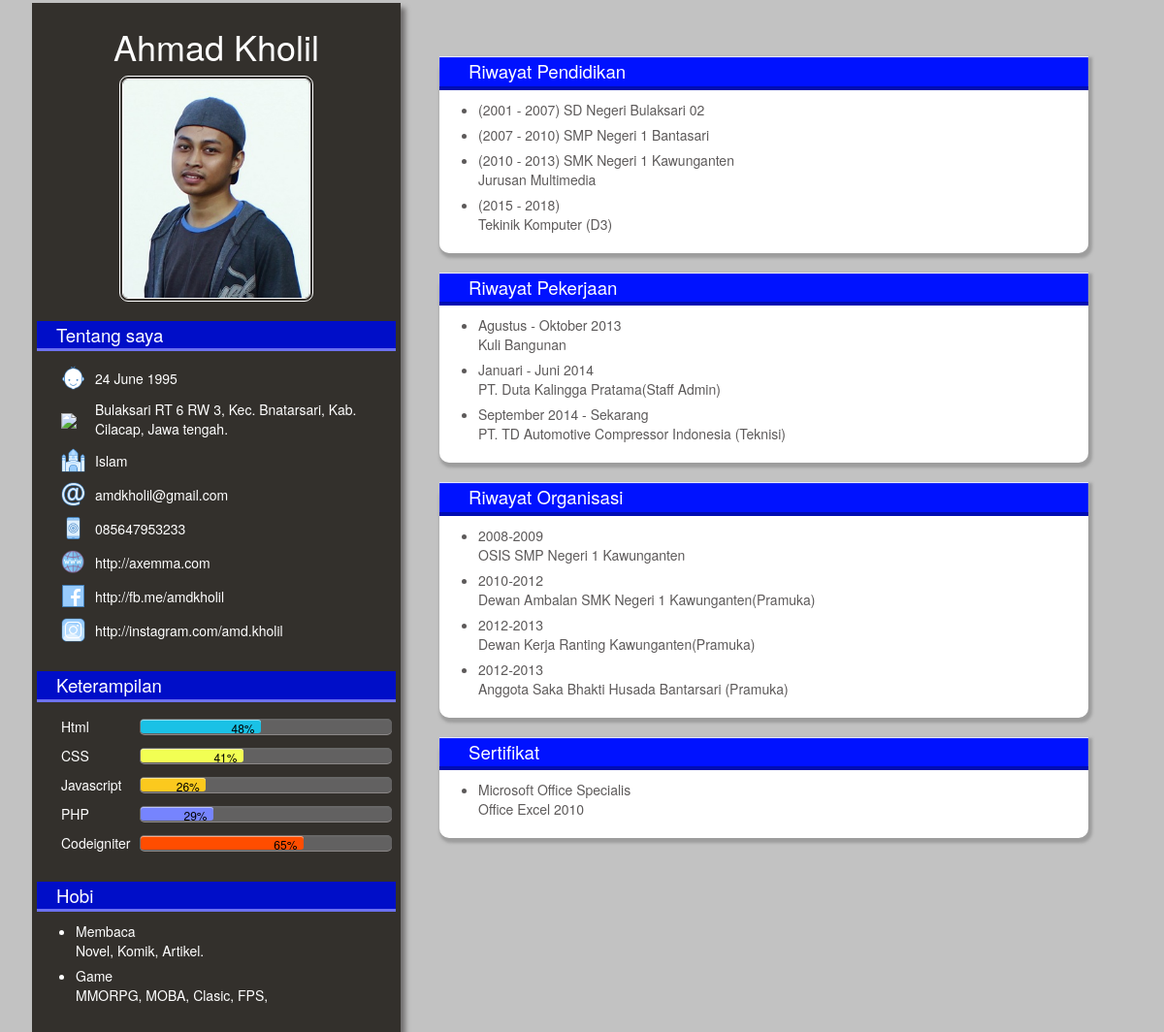
The page / on the database its author committed.
### tables this page shows
CREATE TABLE `profil` (
  `id` int(11) NOT NULL,
  `nama_lengkap` varchar(32) NOT NULL,
  `ttl` date NOT NULL,
  `alamat` varchar(100) NOT NULL,
  `agama` varchar(16) NOT NULL,
  `email` varchar(32) NOT NULL,
  `hp` varchar(15) NOT NULL,
  `website` varchar(32) NOT NULL,
  `facebook` varchar(32) NOT NULL,
  `instagram` varchar(32) NOT NULL,
  `password` varchar(30) NOT NULL
);

CREATE TABLE `skill` (
  `id_skill` int(11) NOT NULL,
  `nama_skill` varchar(100) NOT NULL,
  `level` varchar(3) NOT NULL,
  `warna` varchar(12) NOT NULL
);

CREATE TABLE `hobi` (
  `id_hobi` int(11) NOT NULL,
  `hobi` varchar(100) NOT NULL,
  `deskripsi` text NOT NULL
);

CREATE TABLE `riwayat_sekolah` (
  `id_sekolah` int(11) NOT NULL,
  `sekolah` varchar(100) NOT NULL,
  `deskripsi` text NOT NULL
);

CREATE TABLE `riwayat_kerja` (
  `id_kerjaan` int(11) NOT NULL,
  `kerjaan` varchar(100) NOT NULL,
  `deskripsi` text NOT NULL
);

CREATE TABLE `organisasi` (
  `id_organisasi` int(11) NOT NULL,
  `organisasi` varchar(100) NOT NULL,
  `deskripsi` text NOT NULL
);

CREATE TABLE `sertifikat` (
  `id_sertifikat` int(11) NOT NULL,
  `sertifikat` varchar(1000) NOT NULL,
  `deskripsi` text NOT NULL
);

### application/controllers/Home.php (called while the page is built, shortened)
<?php
class Home extends CI_Controller{
	public function __construct(){
		$this->load->model('home_model');
	}
	public function index(){
		$tampil['profil']=$this->home_model->tampil_profil();
		$tampil['skill']=$this->home_model->tampil_skill();
		$tampil['hobi']=$this->home_model->tampil_hobi();
		$tampil['sekolah']=$this->home_model->tampil_sekolah();
		$tampil['kerja']=$this->home_model->tampil_kerja();
		$tampil['organisasi']=$this->home_model->tampil_organisasi();
		$tampil['sertifikat']=$this->home_model->tampil_sertifikat();
		$this->load->view('view_home',$tampil);
	}
}

### index.php (called while the page is built, shortened)
<?php
require_once BASEPATH.'core/CodeIgniter.php';

### application/models/Home_model.php (called while the page is built)
<?php
class Home_model extends CI_Model{
	public function tampil_profil(){
		return $this->db->get('profil');
	}
	public function tampil_skill(){
		return $this->db->get('skill');
	}
	public function tampil_hobi(){
		return $this->db->get('hobi');
	}
	public function tampil_sekolah(){
		return $this->db->get('riwayat_sekolah');
	}
	public function tampil_kerja(){
		return $this->db->get('riwayat_kerja');
	}
	public function tampil_organisasi(){
		return $this->db->get('organisasi');
	}
	public function tampil_sertifikat(){
		return $this->db->get('sertifikat');
	}
}

### application/views/view_home.php (the view, shortened to what this page needs)
<!DOCTYPE html>
<html>
<head>
</head>
<link rel="stylesheet" type="text/css" href="<?= base_url() ?>assets/css/bootstrap.min.css">
<link rel="stylesheet" type="text/css" href="<?= base_url() ?>assets/css/home-default.css">
<body>
	<aside>
		<h1>Ahmad Kholil</h1>
		<div id="profil_img">
			<img src="<?= base_url() ?>assets/pic/profil.jpg" alt="my Picture">
		</div>
		<?php
		if($profil->num_rows() > 0 )
		$profil=$profil->row(); ?>
		<div class="title">
			<h2>Tentang saya</h2>
			<table>
				<tr>
					<td><img src="<?= base_url() ?>assets/pic/icon-default/baby.png"></td>
					<td><?= date_format(date_create($profil->ttl),'d F Y'); ?></td>
				</tr>
				<tr>
					<td><img src="<?= base_url() ?>assets/pic/icon-default/location.png"></td>
					<td><?= $profil->alamat; ?></td>
				</tr>
				<tr>
					<td><img src="<?= base_url() ?>assets/pic/icon-default/religion.png"></td>
					<td><?= $profil->agama; ?></td>
				</tr>
				<tr>
					<td><img src="<?= base_url() ?>assets/pic/icon-default/mail.png"></td>
					<td><a href="mailto:<?= $profil->email; ?>"><?= $profil->email; ?></a></td>
				</tr>
				<tr>
					<td><img src="<?= base_url() ?>assets/pic/icon-default/phone.png"></td>
					<td><?= $profil->hp; ?></td>
				</tr>
				<tr>
					<td><img src="<?= base_url() ?>assets/pic/icon-default/web.png"></td>
					<td><a href="<?= $profil->website; ?>"><?= $profil->website; ?></a></td>
				</tr>
				<tr>
					<td><img src="<?= base_url() ?>assets/pic/icon-default/facebook.png"></td>
					<td><a href="<?= $profil->facebook; ?>"><?= $profil->facebook; ?></a></td>
				</tr>
				<tr>
					<td><img src="<?= base_url() ?>assets/pic/icon-default/instagram.png"></td>
					<td><a href="<?= $profil->instagram; ?>"><?= $profil->instagram; ?></a></td>
				</tr>
			</table>
		</div>
		<div class="title">
			<h2>Keterampilan</h2>
			<table>
				<?php
				foreach ($skill->result() as $row) {
				?>
				<tr>
					<td><?= $row->nama_skill; ?></td>
					<td>
						<div class="bar">
							<span style="width: <?= $row->level."%"; ?>;background: <?= $row->warna; ?>">
								<?= $row->level ?>% &nbsp;
							</span>
						</div>
					</td>
				</tr>
				<?php } ?>
			</table>
		</div>
		<div class="title">
			<h2>Hobi</h2>
			<ul>
				<?php
				foreach ($hobi->result() as $row) {
				?>
				<li><?= $row->hobi; ?></li>
				<span><?= $row->deskripsi; ?></span>
				<?php } ?>
			</ul>
		</div>
	</aside>
	<main>
		<div class="title">
			<h2>Riwayat Pendidikan</h2>
			<ul>
				<?php
				foreach ($sekolah->result() as $row) {
					?>
				<li><?= $row->sekolah; ?></li>
				<span><?= $row->deskripsi; ?></span>
				<?php } ?>
			</ul>
		</div>
		<div class="title">
			<h2>Riwayat Pekerjaan</h2>
			<ul>
				<?php
				foreach($kerja->result() as $row){
				?>
				<li><?= $row->kerjaan; ?></li>
				<span><?= $row->deskripsi ?></span>
				<?php } ?>
			</ul>
		</div>
		<div class="title">
			<h2>Riwayat Organisasi</h2>
			<ul>
				<?php
				foreach($organisasi->result() as $row){
				?>
				<li><?= $row->organisasi; ?></li>
				<span><?= $row->deskripsi ?></span>
				<?php } ?>
			</ul>
		</div>
		<div class="title">
			<h2>Sertifikat</h2>
			<ul>
				<?php
				foreach($sertifikat->result() as $row){
				?>
				<li><?= $row->sertifikat; ?></li>
				<span><?= $row->deskripsi ?></span>
				<?php } ?>
			</ul>
		</div>
	</main>
</body>
</html>

### assets/css/home-default.css (style rules this page uses)
body { margin: 3px; background-color: #c2c2c2; }
aside { background-color: #33302c; color: #ffffff; width: 380px; padding: 5px; float: left; margin-right: 70px; margin-left: 30px; box-shadow: 5px 5px 5px rgba(102, 100, 100, 0.86); }
main { padding: 5px 5px 5px 50px; }
aside h1 { text-align: center; }
aside a { color: #fff; text-decoration: none; }
#profil_img { text-align: center; margin-bottom: 10px; }
#profil_img img { width: 200px; border:4px double #fff; border-radius:9px; }
aside h2 { background-color: #000ec8; padding: 4px 0 4px 20px ; color: #ffffff; font-size: 14pt; border-bottom: 3px solid rgb(108, 113, 240); }
aside table { margin-left: 25px; }
aside .title img { width: 25px; }
aside .title { margin-bottom: 25px; }
aside .title td { padding: 5px 10px 5px 0; }
aside .bar { background-color: rgb(98, 97, 97); height: 16px; padding: 1px; width: 260px; border-radius: 5px; box-shadow: 1px 2px 2px #696969 inset, 0 1px 0 #8c8888; font-size: 12px; }
aside .bar span { display: inline-block; height: 100%; border-radius: 3px; box-shadow: 0 1px 0 rgba(255, 255, 255, .5) inset; color: #000; text-align: right; }
main .title { color: rgb(93, 90, 90); background-color: #ffffff; margin-left: 400px; margin-right: 70px; margin-bottom: 20px; border-radius: 15px 0 10px 10px; padding-bottom: 10px; box-shadow: 2px 3px 3px 2px rgba(148, 148, 148, 0.8); }
main .title:first-child { margin-top: 50px; }
main h2 { background-color: #0012FF; color: #fff; margin-top: 0; padding: 5px 0; font-size: 14pt; border-bottom: 4px solid rgba(0, 0, 0, .3); box-shadow: 0 1px 1px rgba(255, 255, 255, 1) inset; }
aside ul li, main ul li { margin-top: 6px; }

### rows shown on the page
profil: ttl "24 June 1995", alamat "Bulaksari RT 6 RW 3, Kec. Bnatarsari, Kab. Cilacap, Jawa tengah.", agama "Islam", email "amdkholil@gmail.com", hp "085647953233", website "http://axemma.com", facebook "http://fb.me/amdkholil", instagram "http://instagram.com/amd.kholil"
skill: nama_skill "Html", level "48"
skill: nama_skill "CSS", level "41"
skill: nama_skill "Javascript", level "26"
skill: nama_skill "PHP", level "29"
skill: nama_skill "Codeigniter", level "65"
hobi: hobi "Membaca", deskripsi "Novel, Komik, Artikel."
hobi: hobi "Game", deskripsi "MMORPG, MOBA, Clasic, FPS,"
riwayat_sekolah: sekolah "(2001 - 2007) SD Negeri Bulaksari 02"
riwayat_sekolah: sekolah "(2007 - 2010) SMP Negeri 1 Bantasari"
riwayat_sekolah: sekolah "(2010 - 2013) SMK Negeri 1 Kawunganten", deskripsi "Jurusan Multimedia"
riwayat_sekolah: sekolah "(2015 - 2018)", deskripsi "Tekinik Komputer (D3)"
riwayat_kerja: kerjaan "Agustus - Oktober 2013", deskripsi "Kuli Bangunan"
riwayat_kerja: kerjaan "Januari - Juni 2014", deskripsi "PT. Duta Kalingga Pratama(Staff Admin)"
riwayat_kerja: kerjaan "September 2014 - Sekarang", deskripsi "PT. TD Automotive Compressor Indonesia (Teknisi)"
organisasi: organisasi "2008-2009", deskripsi "OSIS SMP Negeri 1 Kawunganten"
organisasi: organisasi "2010-2012", deskripsi "Dewan Ambalan SMK Negeri 1 Kawunganten(Pramuka)"
organisasi: organisasi "2012-2013", deskripsi "Dewan Kerja Ranting Kawunganten(Pramuka)"
organisasi: organisasi "2012-2013", deskripsi "Anggota Saka Bhakti Husada Bantarsari (Pramuka)"
sertifikat: sertifikat "Microsoft Office Specialis", deskripsi "Office Excel 2010"
